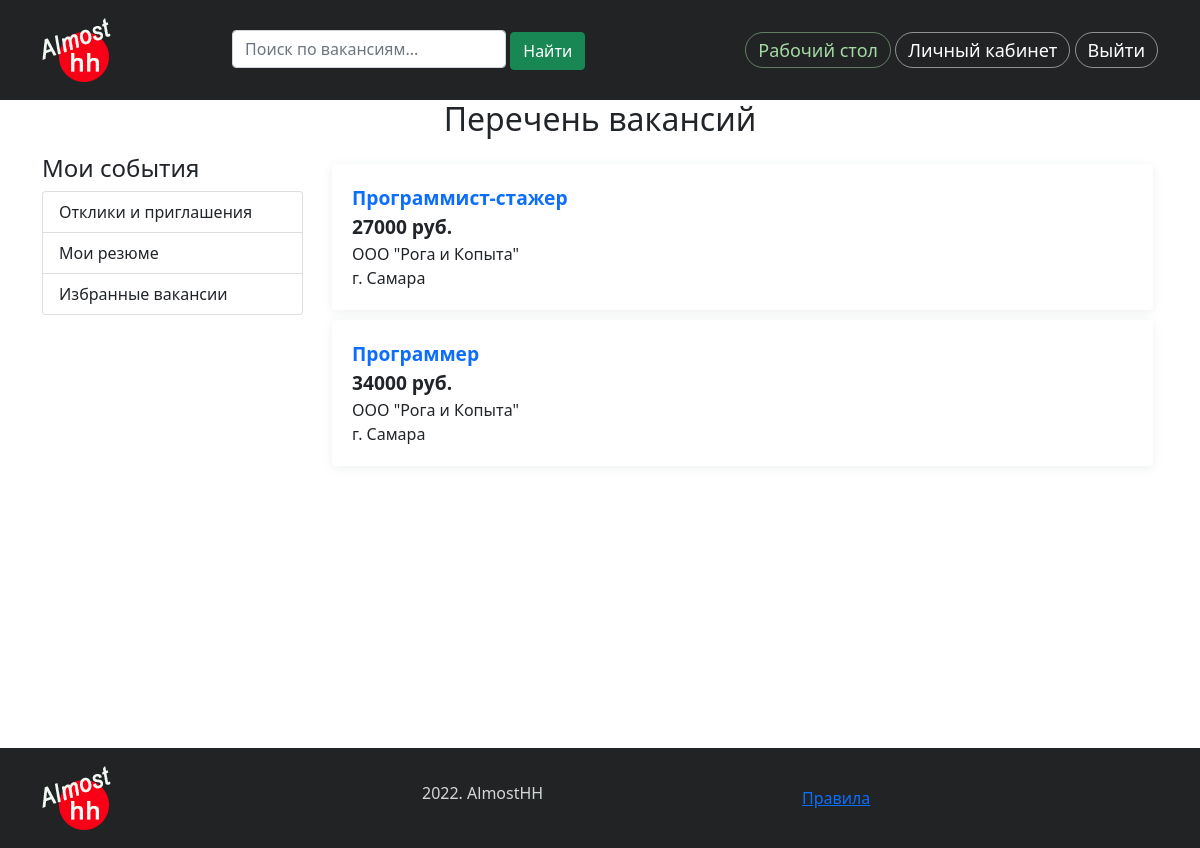
/portal/ (signed in), run on an earlier commit of the app's database.
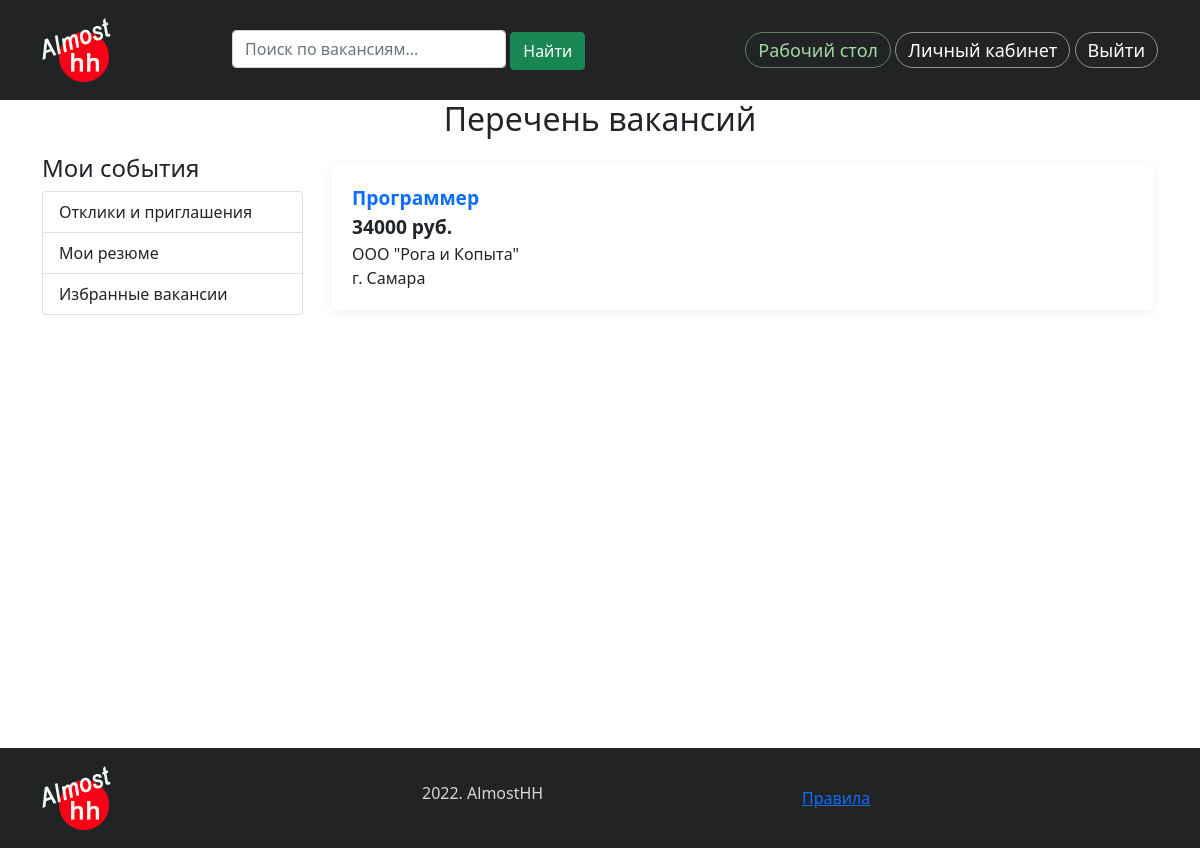
And on a later commit of the database.
### portal/models.py (models this page shows, shortened)
class Vacancy(models.Model):
    STATUS_CHOICES = (
        ('draft', 'Черновик'),
        ('send', 'Отправлено'),
        ('published', 'Опубликовано'),
        ('rework', 'На доработку'),
    )
    title = models.CharField(max_length=100, verbose_name='Наименование')
    slug = models.SlugField(max_length=100, verbose_name='Слаг')
    salary = models.CharField(max_length=150, verbose_name='Зарплата')
    company = models.ForeignKey(CompanyCard, on_delete=models.CASCADE,
                                verbose_name='Компания',
                                related_name='vacancies')
    description = models.TextField(verbose_name='Описание вакансии')
    address = models.CharField(max_length=200, verbose_name='Адрес вакансии')
    publish = models.DateTimeField(default=timezone.now)
    created = models.DateTimeField(auto_now_add=True)
    updated = models.DateTimeField(auto_now=True)
    comment = models.TextField(verbose_name='Комментарий', blank=True)
    status = models.CharField(max_length=15, choices=STATUS_CHOICES,
                              default='draft',
                              verbose_name='Статус')
    resumes = models.ManyToManyField('Resume', through='FeedbackAndSuggestion',
                                     through_fields=('vacancy', 'resume'),
                                     related_name='vacancies')

class CompanyCard(models.Model):
    STATUS_CHOICES = (
        ('draft', 'Черновик'),
        ('send', 'Отправлено'),
        ('published', 'Опубликовано'),
        ('rework', 'На доработку'),
    )
    title = models.CharField(max_length=100, verbose_name='Наименование',
                             unique=True)
    slug = models.SlugField(max_length=100, unique=True, verbose_name='Слаг',
                            blank=True, null=True)
    description = models.TextField(max_length=700, verbose_name='Описание',
                                   blank=True)
    logo = models.ImageField(upload_to=f'companies/{slug}/', blank=True,
                             verbose_name='Лого')
    user = models.OneToOneField(User, on_delete=models.CASCADE,
                                verbose_name='Регистратор')
    contact = models.TextField(max_length=200, verbose_name='Контакты')
    publish = models.DateTimeField(default=timezone.now)
    created = models.DateTimeField(auto_now_add=True)
    updated = models.DateTimeField(auto_now=True)
    status = models.CharField(max_length=15, choices=STATUS_CHOICES,
                              default='draft',
                              verbose_name='Статус')

### portal/views.py (the view)
# urls.py: path('', views.dashboard, name='dashboard'),
@login_required()
def dashboard(request):
    vacancies = Vacancy.objects.all().filter(status='published')
    resumes = Resume.objects.all().filter(status='published')
    return render(request, 'portal/account/dashboard.html',
                  {'section': 'dashboard', 'vacancies': vacancies,
                   'resumes': resumes})

### portal/templates/portal/account/dashboard.html (shortened to what this page needs)
{% extends "news/base.html" %}
{% block content %}
<div class="container">
    <div class="row">
        <div class="col">
            {% if perms.portal.add_resume %}
            <h1 class="text-center mb-3">Перечень вакансий</h1>
            {% else %}
            <h1 class="text-center mb-3">Перечень резюме</h1>
            {% endif %}
        </div>
    </div>
    <div class="row">
        <div class="col-3">
            <div class="left-menu">
                    {% include 'portal/account/includes/dashboard_menu.html' %}
            </div>
        </div>
        <div class="col-9">
            <div class="row">
                {% if perms.portal.add_resume %}
                {% if vacancies %}
                <div class="vacancies">
                    {% for vac in vacancies %}
                    <div class="vac-item">
                        <p class="item_title"><a href="{% url 'portal:vacancy_detail' vac.id %}">{{ vac.title }}</a></p>
                        <p class="item_salary">{{ vac.salary }}</p>
                        <p class="item_comp_title">{{ vac.company.title }}</p>
                        <p class="item_comp_title">{{ vac.address }}</p>
                    </div>
                    {% endfor %}
                </div>
                {% endif %}
                {% endif %}
            </div>
        </div>
    </div>
</div>
{% endblock %}

What changed in the data, as far as the page shows it:
no longer on this page (row edited): Vacancy: title "Программист-стажер", salary "27000 руб.", company "ООО \"Рога и Копыта\"", address "г. Самара"
